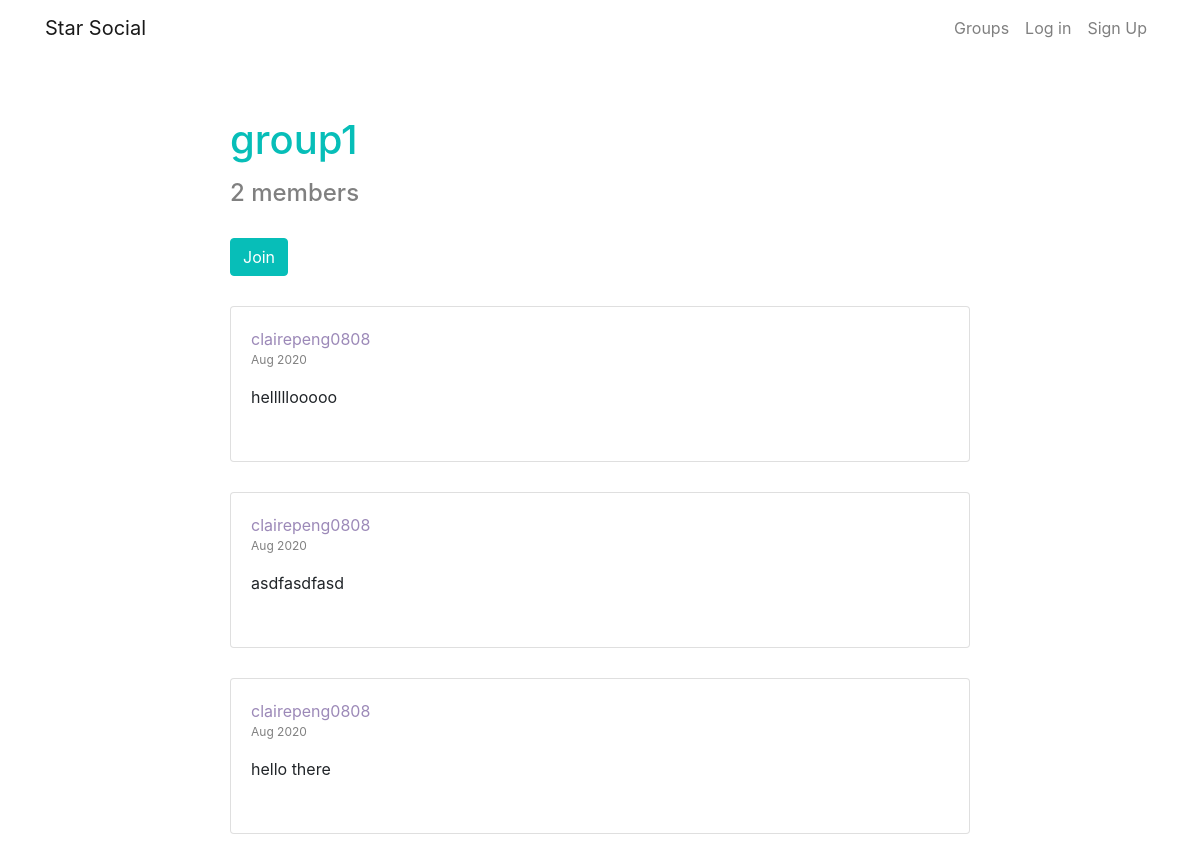
/groups/group1/, run on the app's committed database.
### groups/models.py (models this page shows, shortened)
class Group(models.Model):
    name = models.CharField(max_length=256,unique=True)
    slug = models.SlugField(allow_unicode=True,unique=True)
    description = models.TextField(blank=True,default='')
    members = models.ManyToManyField(User,through='GroupMembership')
    class Meta:
        ordering = ['name']

### posts/models.py (models this page shows, shortened)
class Post(models.Model):
    user = models.ForeignKey(User, related_name='posts',on_delete=models.CASCADE)
    created_at = models.DateTimeField(default=timezone.now)
    message = models.TextField()
    message_html = models.TextField(editable=False)
    group = models.ForeignKey(Group,related_name='posts',on_delete=models.CASCADE)
    class Meta:
        ordering = ['-created_at']
        unique_together = [('user','message')]

### groups/views.py (the view)
# urls.py: path('<slug>/', views.GroupDetail.as_view(),name='detail'),
class GroupDetail(PrefetchRelatedMixin,generic.DetailView):
    model = models.Group
    prefetch_related = ('members','posts')

### groups/templates/groups/group_detail.html (shortened to what this page needs)
{% extends 'groups/group_base.html' %}
{% block pre_group %}
<h1 class='page-title'>{{ group.name }}</h1>
<h4 class='member-count'>{{ group.members.count}} member{{ group.members.count|pluralize }}</h4>
<div class="content">
    {% if user in group.members.all %}
    <a type='button' class='btn btn-warning' href="{% url 'groups:leave' slug=group.slug %} "><span
            class='glyphicon glyphicon-remove-circle'>Leave</span></a>
    {% else %}
    <a type='button' class='btn btn-primary' href="{% url 'groups:join' slug=group.slug %}"><span
            class='glyphicon glyphicon-ok-circle'>Join</span></a>
    {% endif %}
</div>
{% endblock %}
{% block group_content %}
<div class='group-detail'>
    {% if group.posts.count == 0 %}
    <h2>No posts in this group yet!</h2>
    {% else %}
    {% for post in group.posts.all %}
    {% include 'posts/_post.html' %}
    {% endfor %}
    {% endif %}
</div>
{% endblock %}

### posts/templates/posts/_post.html
<div class='card card-body post-body'>
    <div class='post-username'>
        <a href="{% url 'posts:user_post' username=post.user.username %}">{{ post.user.username }}</a>
    </div>
    <div class='post-timestamp'>
        <time>{{ post.created_at | date:"M Y"  }}</time>
    </div>
    <p>{{ post.message_html | safe }}</p>
</div>

### static/css/master.css (style rules this page uses)
h1.page-title { margin: 30px 0 15px 0; color: #07beb8; }
.btn-primary { background-color: #07beb8; border-color: #07beb8; color: #ffffff; }
.content { margin-top: 30px; }
.group-list, .post-body { margin-top: 30px; margin-bottom: 30px; }
.post-username a { color: #9c89b8; }
.post-timestamp { color: grey; font-size: 12px; }
.member-count { color: grey; }

### data on the page
Group: name "group1", members.count "2"
Post: user.username "clairepeng0808", created_at "Aug 2020", message_html "helllllooooo"
Post: user.username "clairepeng0808", created_at "Aug 2020", message_html "asdfasdfasd"
Post: user.username "clairepeng0808", created_at "Aug 2020", message_html "hello there"
